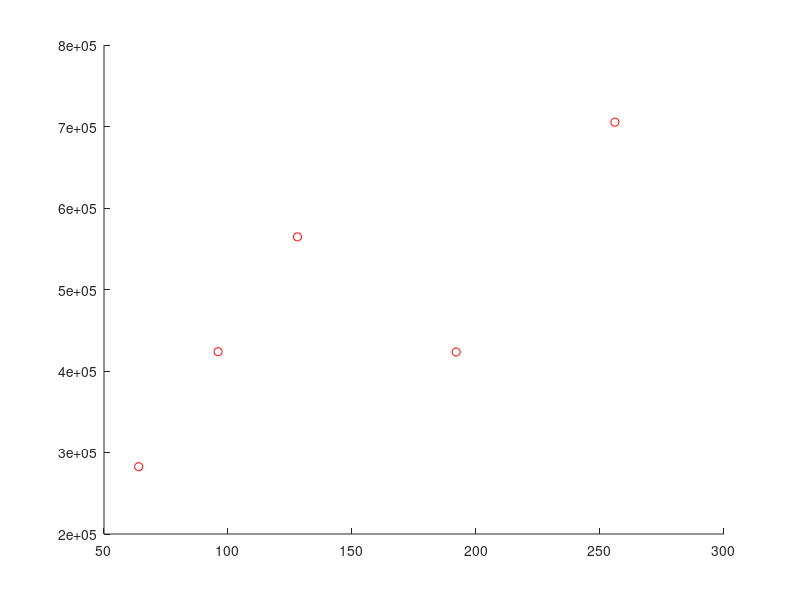

MATLAB code for this plot:
% IP energy consumption by ip based ntwork%
M=20; 

N1=10; N2=15;
N=N1+N2;
Tw=10;
Pipr1=13 ; Papipr2=10.2;
Ps1=68;Ps2=20;Ps3=731;
Es=Tw*(Ps1+Ps2+Ps3);
Eip=N*Pipr1*Tw+N2*Papipr2*Tw+M*Es; 

%ICN energy consuption%

Pr1icn=[13.5 14 15 15.5 16];
Pr2icn=[119.6 120 120.2 120.4 120.6];
Pr3icn=0.053;
Pr2icnapbase=[12.4 13 13.4 13.6 13.8];
Pr1icnapmax=[13.3 13.9 14.3 14.5 14.7];
Eicn1=N*(Pr1icn(1)*Tw+Pr3icn*Tw)+N1*Pr2icn(1)*Tw+N2*Pr2icnapbase(1)*Tw+M*Es;
Eicn2=N*(Pr1icn(2)*Tw+Pr3icn*Tw)+N1*Pr2icn(2)*Tw+N2*Pr2icnapbase(2)*Tw+M*Es;
Eicn3=N*(Pr1icn(3)*Tw+Pr3icn*Tw)+N1*Pr2icn(3)*Tw+N2*Pr2icnapbase(3)*Tw+M*Es;
Eicn4=N*(Pr1icn(4)*Tw+Pr3icn*Tw)+N1*Pr2icn(4)*Tw+N2*Pr2icnapbase(4)*Tw+M*Es;
Eicn5=N*(Pr1icn(5)*Tw+Pr3icn*Tw)+N1*Pr2icn(5)*Tw+N2*Pr2icnapbase(5)*Tw+M*Es;

%figure; plot(64,Eip);plot(96,Eip);plot(128,Eip);plot(192,Eip); plot(256,Eip); plot(384,Eip); plot(512,Eip);
%optimized model
Tork=5;
Tor1=3;
Td1=0.001;
Td2=0.001;
%optimized Er-ICN,rk
optEricn1=N*(Pr1icn(1)*Tw+Pr3icn*Tw)+(0.7*N1*0.3*Pr2icn(1)*Tork)+(0.3*N1*0.3*Pr2icn(1)*Td1)+N2*(Pr2icnapbase(1)*(Tw-Tor1));
optEricn2=N*(Pr1icn(2)*Tw+Pr3icn*Tw)+(0.7*N1*0.3*Pr2icn(2)*Tork)+(0.3*N1*0.3*Pr2icn(2)*Td1)+N2*(Pr2icnapbase(2)*(Tw-Tor1));
optEricn3=N*(Pr1icn(3)*Tw+Pr3icn*Tw)+(0.7*N1*0.3*Pr2icn(3)*Tork)+(0.3*N1*0.3*Pr2icn(3)*Td1)+N2*(Pr2icnapbase(3)*(Tw-Tor1));
optEricn4=N*(Pr1icn(4)*Tw+Pr3icn*Tw)+(0.7*N1*0.3*Pr2icn(4)*Tork)+(0.3*N1*0.3*Pr2icn(4)*Td1)+N2*(Pr2icnapbase(4)*(Tw-Tor1));
optEricn5=N*(Pr1icn(5)*Tw+Pr3icn*Tw)+(0.7*N1*0.3*Pr2icn(5)*Tork)+(0.3*N1*0.3*Pr2icn(5)*Td1)+N2*(Pr2icnapbase(5)*(Tw-Tor1));

%Optimized Es-ICN,sj
Tosj=5;
Xsj=1;
optEsicn=M*(Ps1*Tw+Ps2*Tw)+0.7*M*(0.4*Ps3*Tosj)+0.3*M*Ps3*(Tosj-Xsj*Td2);
%opt green ICN propose of paper
Eicnpro1=optEricn1+optEsicn;
Eicnpro2=optEricn2+optEsicn;
Eicnpro3=optEricn3+optEsicn;
Eicnpro4=optEricn4+optEsicn;
Eicnpro5=optEricn5+optEsicn;

%optimized my proposed Er-ICN,rk
XoptEricn1=N*(Pr1icn(1)*log2(Tw)+Pr3icn*log2(Tw))+(0.7*N1*0.3*Pr2icn(1)*log2(Tork))+(0.3*N1*0.3*Pr2icn(1)*Td1)+N2*(Pr2icnapbase(1)*(log2(Tw)-Tor1));
XoptEricn2=N*(Pr1icn(2)*log2(Tw)+Pr3icn*log2(Tw))+(0.7*N1*0.3*Pr2icn(2)*log2(Tork))+(0.3*N1*0.3*Pr2icn(2)*Td1)+N2*(Pr2icnapbase(2)*(log2(Tw)-Tor1));
XoptEricn3=N*(Pr1icn(3)*log2(Tw)+Pr3icn*log2(Tw))+(0.7*N1*0.3*Pr2icn(3)*log2(Tork))+(0.3*N1*0.3*Pr2icn(3)*Td1)+N2*(Pr2icnapbase(3)*(log2(Tw)-Tor1));
XoptEricn4=N*(Pr1icn(4)*log2(Tw)+Pr3icn*log2(Tw))+(0.7*N1*0.3*Pr2icn(4)*log2(Tork))+(0.3*N1*0.3*Pr2icn(4)*Td1)+N2*(Pr2icnapbase(4)*(log2(Tw)-Tor1));
XoptEricn5=N*(Pr1icn(5)*log2(Tw)+Pr3icn*log2(Tw))+(0.7*N1*0.3*Pr2icn(5)*log2(Tork))+(0.3*N1*0.3*Pr2icn(5)*Td1)+N2*(Pr2icnapbase(5)*(log2(Tw)-Tor1));

XoptEsicn=M*(Ps1*log2(Tw)+Ps2*log2(Tw))+0.7*M*(0.4*Ps3*log2(Tosj))+0.3*M*Ps3*(log2(Tosj)-Xsj*Td2);

%opt MY X-green ICN propose of paper
XEicnpro1=XoptEricn1+XoptEsicn;
XEicnpro2=XoptEricn2+XoptEsicn;
XEicnpro3=XoptEricn3+XoptEsicn;
XEicnpro4=XoptEricn4+XoptEsicn;
XEicnpro5=XoptEricn5+XoptEsicn;
%energy consume in ip-based youtube
Eip_64=Eip*2;
Eip_96=Eip*3;
Eip_128=Eip*4;
Eip_192=Eip*3;
Eip_256=Eip*5;
%energy consumption in proposed icn-based youtube
XEicnpro1_64=XEicnpro1*2;
XEicnpro2_96=XEicnpro2*3;
XEicnpro3_128=XEicnpro3*4;
XEicnpro4_192=XEicnpro4*3;
XEicnpro5_256=XEicnpro5*5;
%power saving comperision
pow_sav1=Eip_64-XEicnpro1_64;
pow_sav2=Eip_96-XEicnpro2_96;
pow_sav3=Eip_128-XEicnpro3_128;
pow_sav4=Eip_192-XEicnpro4_192;
pow_sav5=Eip_256-XEicnpro5_256;

%figure; plot (64,Eip_64,'b*',96,Eip_96,'b*',128,Eip_128,'b*',192,Eip_192,'b*',256,Eip_256,'b*');
%hold on;plot (64,Eicn1,'r--o',96,Eicn2,'r--o',128,Eicn3,'r--o',192,Eicn4,'r--o',256,Eicn5,'r--o');
hold on;plot (64,pow_sav1,'r--o',96,pow_sav2,'r--o',128,pow_sav3,'r--o',192,pow_sav4,'r--o',256,pow_sav5,'r--o');
%hold on;plot (64,XEicnpro1,'b--o',96,XEicnpro2,'b--o',128,XEicnpro3,'b--o',192,XEicnpro4,'b--o',256,XEicnpro5,'b--o');

%x=[ 1 3 4 5];
%y= [3 4 2 5];
%figure; plot(x,y,'r');
%y2=2*y;
%hold on; plot(x,y2); hold off;